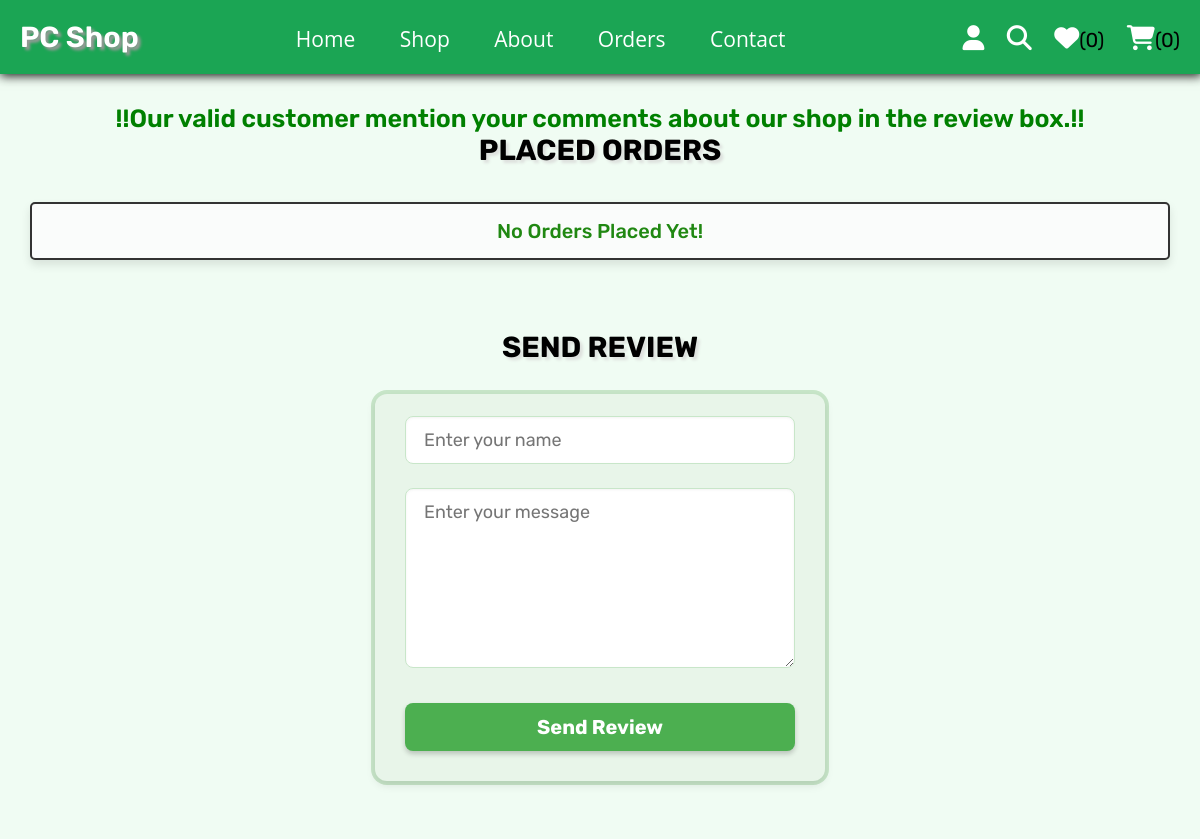
Page /orders.php (signed in, upper part) on the earlier database version.
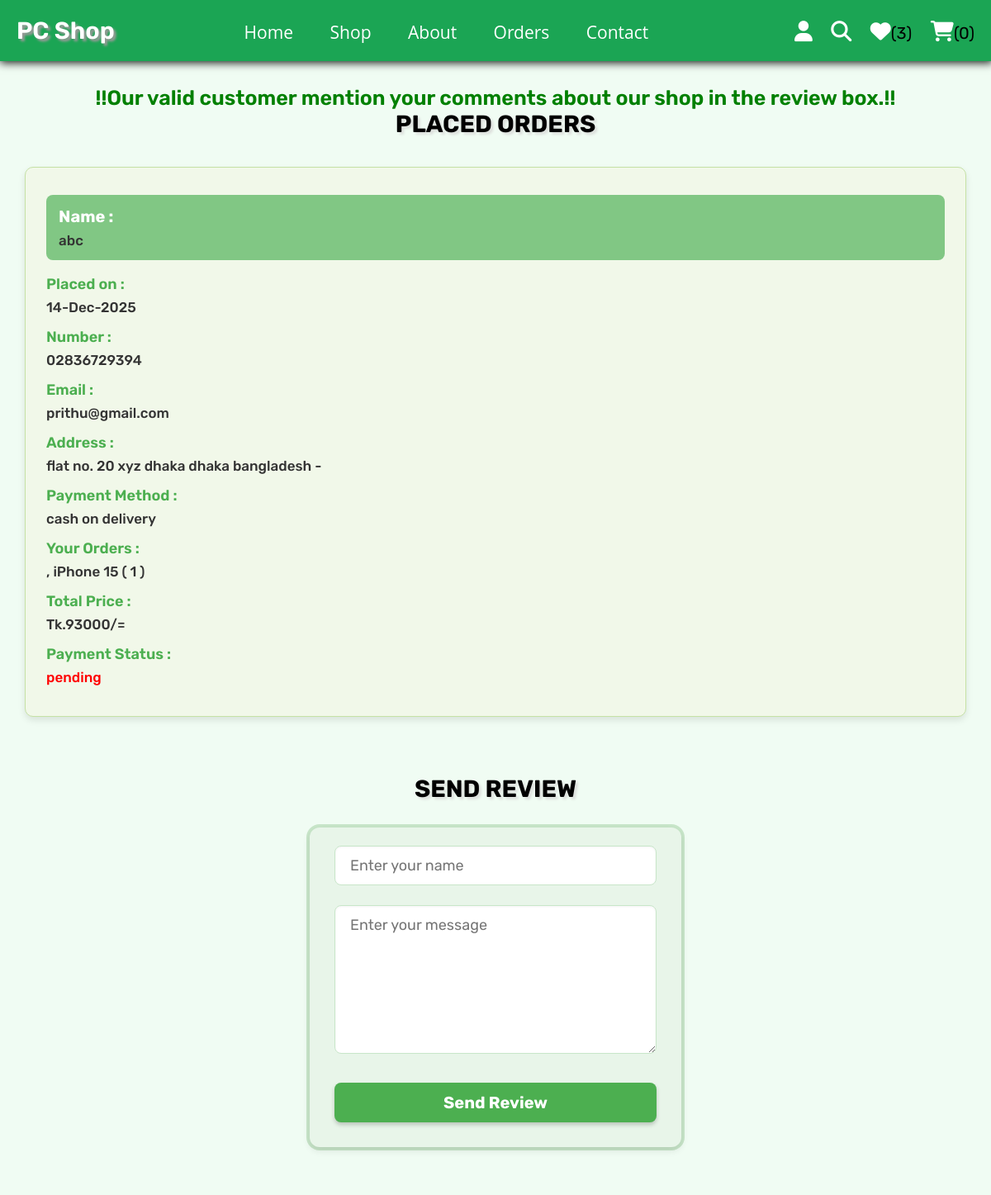
Same page on the later database version.
### tables this page shows
CREATE TABLE `orders` (
  `id` int(100) NOT NULL,
  `user_id` int(100) NOT NULL,
  `name` varchar(100) NOT NULL,
  `number` varchar(12) NOT NULL,
  `email` varchar(100) NOT NULL,
  `method` varchar(50) NOT NULL,
  `address` varchar(500) NOT NULL,
  `total_products` varchar(1000) NOT NULL,
  `total_price` int(100) NOT NULL,
  `placed_on` varchar(50) NOT NULL,
  `payment_status` varchar(20) NOT NULL DEFAULT 'pending'
);

### orders.php (the view, shortened to what this page needs)
<?php
@include 'config.php';
$user_id = $_SESSION['user_id'];
?>
<!DOCTYPE html>
<html lang="en">
<head>
   <link rel="stylesheet" href="https://cdnjs.cloudflare.com/ajax/libs/font-awesome/6.1.1/css/all.min.css">
   <link rel="stylesheet" href="css/homestyle.css">
</head>
<body>
   <?php include 'header.php'; ?>
   <section class="placed-orders">
      <marquee direction="scroll" style="color:green;text-align:center; font-size:25px; font-weight:600">!!Our valid customer mention your comments about our shop in the review box.!!</marquee>
      <h1 class="title">placed orders</h1>
      <div class="box-container">
         <?php
         $select_orders = $conn->prepare("SELECT * FROM `orders` WHERE user_id = ?");
         $select_orders->execute([$user_id]);
         if ($select_orders->rowCount() > 0) {
            while ($fetch_orders = $select_orders->fetch(PDO::FETCH_ASSOC)) {
         ?>
               <div class="box">
                  <p class="name"> Name : <span><?= $fetch_orders['name']; ?></span> </p>
                  <p> Placed on : <span><?= $fetch_orders['placed_on']; ?></span> </p>
                  <p> Number : <span><?= $fetch_orders['number']; ?></span> </p>
                  <p> Email : <span><?= $fetch_orders['email']; ?></span> </p>
                  <p> Address : <span><?= $fetch_orders['address']; ?></span> </p>
                  <p> Payment Method : <span><?= $fetch_orders['method']; ?></span> </p>
                  <p> Your Orders : <span><?= $fetch_orders['total_products']; ?></span> </p>
                  <p> Total Price : <span>Tk.<?= $fetch_orders['total_price']; ?>/=</span> </p>
                  <p> Payment Status : <span style="color:<?php if ($fetch_orders['payment_status'] == 'pending') {
                                                               echo 'red';
                                                            } else {
                                                               echo 'green';
                                                            }; ?>"><?= $fetch_orders['payment_status']; ?></span> </p>
               </div>
         <?php
            }
         } else {
            echo '<p class="empty">no orders placed yet!</p>';
         }
         ?>
      </div>
   </section>
   <section class="reviewsform">
      <h1 class="title">send review</h1>
      <form action="" method="POST">
         <input type="text" name="name" class="box" required placeholder="Enter your name">
         <textarea name="msg" class="box" required placeholder="Enter your message" cols="30" rows="10"></textarea>
         <input type="submit" value="send review" class="btn" name="send">
      </form>
   </section>
</body>
</html>

### header.php (shortened to what this page needs)
<header class="header">
   <div class="flex">
      <a href="/" class="logo"><span> PC Shop</span></a>
      <nav class="navbar">
         <a href="/">Home</a>
         <a href="shop.php">Shop</a>
         <a href="about.php">About</a>
         <a href="orders.php">Orders</a>
         <a href="contact.php">Contact</a>
      </nav>
      <div class="icons">
         <div id="user-btn" class="fas fa-user"></div>
         <a href="search_page.php" class="fas fa-search"></a>
         <?php
         $count_cart_items = $conn->prepare("SELECT * FROM `cart` WHERE user_id = ?");
         $count_cart_items->execute([$user_id]);
         $count_wishlist_items = $conn->prepare("SELECT * FROM `wishlist` WHERE user_id = ?");
         $count_wishlist_items->execute([$user_id]);
         ?>
         <a href="wishlist.php"><i class="fas fa-heart"></i><span>(<?= $count_wishlist_items->rowCount(); ?>)</span></a>
         <a href="cart.php"><i class="fas fa-shopping-cart"></i><span>(<?= $count_cart_items->rowCount(); ?>)</span></a>
      </div>
   </div>
</header>

Differences in the rows shown:
added orders: name "abc", placed_on "14-Dec-2025", number "02836729394", email "prithu@gmail.com", address "flat no. 20 xyz dhaka dhaka bangladesh -", method "cash on delivery", total_products ", iPhone 15 ( 1 )", total_price "93000", payment_status "pending"
Other differences:
$count_wishlist_items->rowCount(): "0" → "3"
text no longer shown: "No Orders Placed Yet!"
